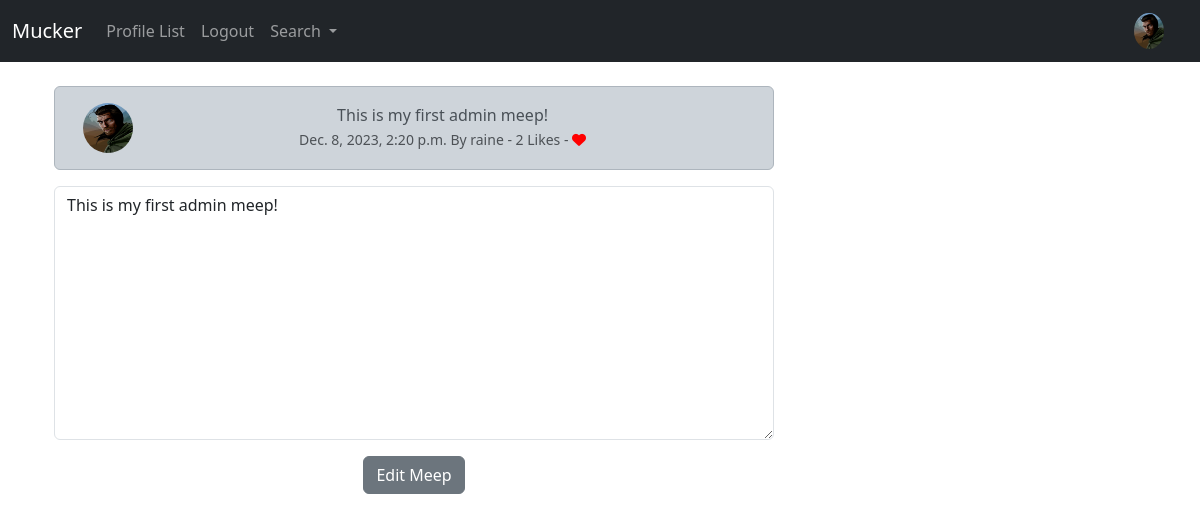
The app's page /edit_meep/1 (signed in) with its own data.
### musker/models.py (models this page shows, shortened)
class Profile(models.Model):
	user = models.OneToOneField(User, on_delete=models.CASCADE)
	follows = models.ManyToManyField("self",
		related_name = "followed_by",
		symmetrical = False,
		blank = True)
	date_modifed = models.DateTimeField(User, auto_now = True)
	profile_image = models.ImageField(null=True, blank=True, upload_to="images/")
	profile_bio = models.CharField(null = True, blank=True, max_length=500)
	homepage_link = models.CharField(null = True, blank=True, max_length=100)
	facebook_link = models.CharField(null = True, blank=True, max_length=100)
	instagram_link = models.CharField(null = True, blank=True, max_length=100)
	linkedin_link = models.CharField(null = True, blank=True, max_length=100)

class Meep(models.Model):
	user = models.ForeignKey(
		User, related_name = "meeps",
		on_delete = models.DO_NOTHING
		)
	body = models.CharField(max_length = 200)
	created_at = models.DateTimeField(auto_now_add = True)
	likes = models.ManyToManyField(User, related_name="meep_like",  blank=True)
	def number_of_likes(self):
		return self.likes.count()

### musker/views.py (the view)
# urls.py: path('edit_meep/<int:pk>', views.edit_meep, name="edit_meep"),
def edit_meep(request,pk):
	if request.user.is_authenticated:
		meep = get_object_or_404(Meep,id=pk)
		if request.user.username == meep.user.username:
			form = MeepForm(request.POST or None, instance=meep)
			if request.method == "POST":
				if form.is_valid():
					meep = form.save(commit = False)
					meep.user = request.user
					meep.save()
					messages.success(request,("Your meep has been updated."))
					return redirect('home')
			else:
				return render(request,"edit_meep.html",{'form':form,'meep':meep})
		else:
			messages.success(request,("You don't own that meep."))
			return redirect('home')
	else:
		messages.success(request,("Please login to continue..."))
		return redirect('home')

### musker/forms.py
class MeepForm(forms.ModelForm):
	body = forms.CharField(required = True,
		widget = forms.widgets.Textarea(
			attrs = {
			"placeholder": "Enter Your Musker Meep!",
			"class": "form-control",
			}
			),
		label = ""
		)
	class Meta:
		model = Meep
		exclude = ("user","likes",)

### musker/templates/edit_meep.html (shortened to what this page needs)
{% extends 'base.html' %}
{% load static %}
{% block content%}
	<div class="container text-center">
			<div class="row">
				<div class="col-8">
					<div class="alert alert-dark" role="alert">
						<div class="container">
							<div class="row">
								<div class="col-1">
									 {% if meep.user.profile.profile_image %}
							    		<img src="{{ meep.user.profile.profile_image.url }}" width="50"
							    		height="50" class="rounded-circle" alt="{{ profile.user.username }}">
							    	{% else %}
							      	<img src="{% static 'images/pp.jpg' %}" width="50"
							    		height="50" class="rounded-circle" alt="Profile Image">
							      {% endif %}
								</div>
								<div class="col-11">
									{{meep.body}}<br/>
						  		<small class="text-muted">
						  			{{meep.created_at}} By {{meep.user.username}}
						  			- {{ meep.number_of_likes }} Likes -
						  			{% if user in meep.likes.all %}
						  				<a href="{% url 'meep_like' meep.id %}">
						  					<i class="fa fa-heart" style="color:red"></i>
						  				</a>
						  			{% else %}
						  				<a href="{% url 'meep_like' meep.id %}">
						  					<i class="fa fa-heart-o" style="color:red"></i>
						  				</a>
						  			{% endif %}
						  		</small>
								</div>
							</div>
						</div>
					</div>
					{% if form %}
						<form method="POST">
								{{ form.as_p}}
							<button type="submit" class="btn btn-secondary">Edit Meep</button>
						</form>
					{% endif %}
				</div>
{% endblock %}

### musker/templates/navbar.html (shortened to what this page needs)
{% load static %}
<nav class="navbar navbar-expand-lg navbar-dark bg-dark ">
  <div class="container-fluid">
    <a class="navbar-brand" href="{% url 'home' %}">Mucker</a>
    <div class="collapse navbar-collapse" id="navbarSupportedContent">
      <ul class="navbar-nav me-auto mb-2 mb-lg-0">
        <li class="nav-item">
          <a class="nav-link" href="{% url 'profile_list' %}">Profile List</a>
        </li>
        {% if user.is_authenticated %}
          <li class="nav-item">
            <a class="nav-link" href="{% url 'logout_user' %}">Logout</a>
          </li>
          <li class="nav-item dropdown">
            <a class="nav-link dropdown-toggle" href="#" role="button" data-bs-toggle="dropdown" aria-expanded="false">
              Search
            </a>
          </li>
        {% endif %}
      </ul>
      {% if user.is_authenticated %}
        <ul class="navbar-nav ml-auto">
          <li class="nav-link navbar-brand">
            <a href="{% url 'profile' request.user.id %}">
              {% if user.profile.profile_image %}
                <img src="{{ user.profile.profile_image.url }}" class="rounded-circle" width=30>
              {% else %}
                <img src="{%  static 'images/pp.jpg' %} "  class="img-fluid rounded-circle" alt="Profile Image" width="30">
              {% endif %}
            </a>
          </li>
        </ul>
      {% endif %}
    </div>
  </div>
</nav>

### records on screen
Meep: user.profile.profile_image (picture), body "This is my first admin meep!", created_at "Dec. 8, 2023, 2:20 p.m.", user.username "raine", number_of_likes "2"
